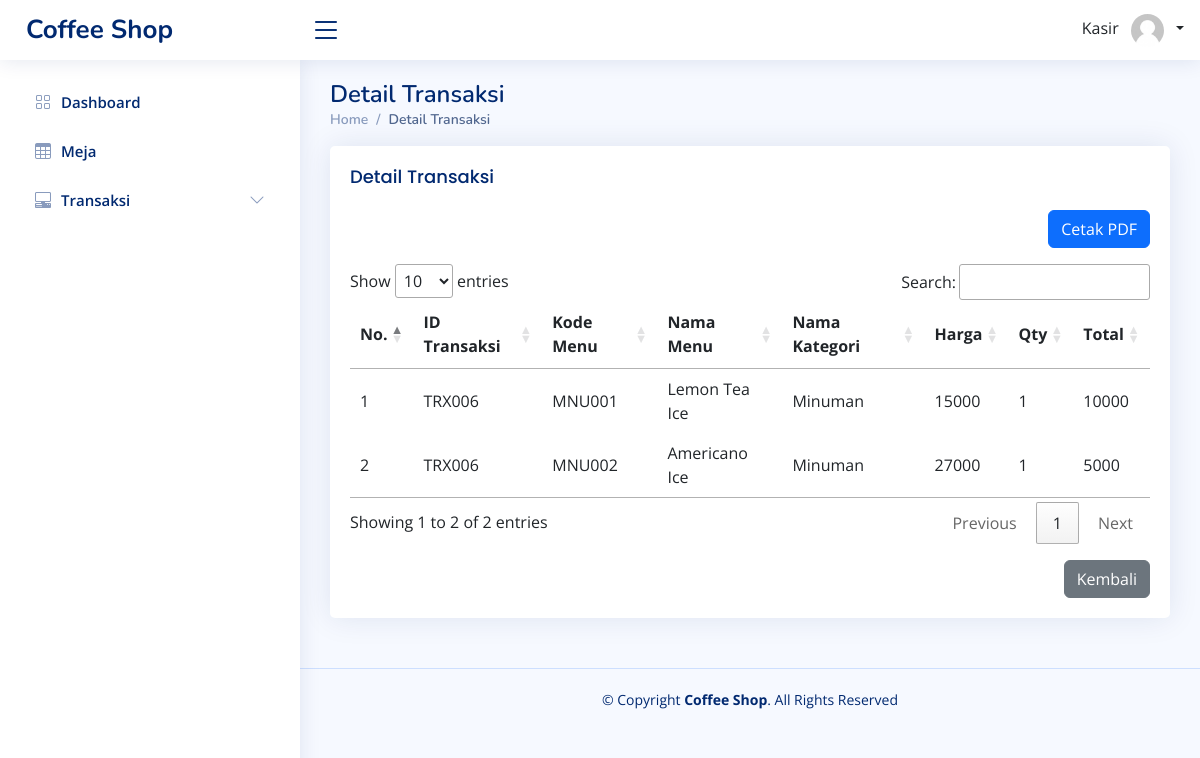
The page /index_kasir.php?page=laporan-transaksi/detail&id_transaksi=TRX006 (signed in) on the database its author committed.
### tables this page shows
CREATE TABLE `td_transaksi` (
  `id` int(11) NOT NULL,
  `id_transaksi` varchar(255) NOT NULL,
  `id_menu` int(11) NOT NULL,
  `jumlah` int(11) NOT NULL,
  `harga` int(11) NOT NULL,
  `subtotal` int(11) NOT NULL
);

CREATE TABLE `t_menu` (
  `id_menu` int(11) NOT NULL,
  `kode_menu` varchar(255) NOT NULL,
  `gambar` varchar(255) NOT NULL,
  `nama_menu` varchar(255) NOT NULL,
  `id_kategori` int(11) NOT NULL,
  `deskripsi` text NOT NULL,
  `stock` int(11) NOT NULL,
  `harga` int(11) NOT NULL
);

CREATE TABLE `tkategori` (
  `id` int(11) NOT NULL,
  `kode_kategori` varchar(255) NOT NULL,
  `nama_kategori` varchar(255) NOT NULL
);

### function/view-query.php (called while the page is built, shortened)
<?php
function getTransaksi($idTransaksi = null)
{
    $conn = connection();
    if ($idTransaksi) {
        $query = "SELECT td_transaksi.*, tuser.nama_user, t_menu.kode_menu, t_menu.nama_menu, t_menu.harga, tkategori.nama_kategori, th_transaksi.total_bayar AS total_transaksi, th_transaksi.jumlah_bayar FROM td_transaksi JOIN th_transaksi ON td_transaksi.id_transaksi = th_transaksi.id_transaksi JOIN t_menu ON td_transaksi.id_menu = t_menu.id_menu JOIN tkategori ON t_menu.id_kategori = tkategori.id JOIN tuser ON th_transaksi.id_user = tuser.id_user WHERE td_transaksi.id_transaksi = '$idTransaksi' ORDER BY td_transaksi.id_menu ASC";
    }
    $result = mysqli_query($conn, $query);
    return $result;
}

### pages-kasir/laporan-transaksi/detail/index_kasir.php (the view, shortened to what this page needs)
<?php
include('function/view-query.php');
$id_transaksi = $_GET['id_transaksi'];
$data = getTransaksi($id_transaksi);
?>
<main id="main" class="main">
  <div class="pagetitle">
    <h1>Detail Transaksi</h1>
    <nav>
      <ol class="breadcrumb">
        <li class="breadcrumb-item"><a href="index.html">Home</a></li>
        <li class="breadcrumb-item active">Detail Transaksi</li>
      </ol>
    </nav>
  </div>
  <section class="section">
    <div class="row">
      <div class="col-lg-12">
        <div class="card">
          <div class="card-body">
            <h5 class="card-title">Detail Transaksi</h5>
            <div class="text-end mb-3">
              <a href="logic/detail-laporan/pdf.php?id_transaksi=<?= $id_transaksi ?>" target="_blank">
                <button type="button" class="btn btn-primary">
                  Cetak PDF
                </button>
              </a>
            </div>
            <table id="table-detail">
              <thead>
                <tr>
                  <th>No.</th>
                  <th>ID Transaksi</th>
                  <th>Kode Menu</th>
                  <th>Nama Menu</th>
                  <th>Nama Kategori</th>
                  <th>Harga</th>
                  <th>Qty</th>
                  <th>Total</th>
                </tr>
              </thead>
              <tbody>
                <?php
                foreach ($data as $key => $value) { ?>
                  <tr>
                    <td><?= $key + 1 ?></td>
                    <td><?= $value['id_transaksi'] ?></td>
                    <td><?= $value['kode_menu'] ?></td>
                    <td><?= $value['nama_menu'] ?></td>
                    <td><?= $value['nama_kategori'] ?></td>
                    <td><?= $value['harga'] ?></td>
                    <td><?= $value['jumlah'] ?></td>
                    <td><?= $value['subtotal'] ?></td>
                  </tr>
                <?php }
                ?>
              </tbody>
            </table>
            <div class="text-end mt-3">
              <a href="index_kasir.php?page=laporan-transaksi">
                <button type="button" class="btn btn-secondary">
                  Kembali
                </button>
              </a>
            </div>
          </div>
        </div>
      </div>
    </div>
  </section>
</main>

### assets/css/style.css (style rules this page uses)
:root { scroll-behavior: smooth; }
body { font-family: "Open Sans", sans-serif; background: #f6f9ff; color: #444444; }
a { color: #4154f1; text-decoration: none; }
h1, h2, h3, h4, h5, h6 { font-family: "Nunito", sans-serif; }
#main { margin-top: 60px; padding: 20px 30px; transition: all 0.3s; }
.pagetitle { margin-bottom: 10px; }
.pagetitle h1 { font-size: 24px; margin-bottom: 0; font-weight: 600; color: #012970; }
.card { margin-bottom: 30px; border: none; border-radius: 5px; box-shadow: 0px 0 30px rgba(1, 41, 112, 0.1); }
.card-title { padding: 20px 0 15px 0; font-size: 18px; font-weight: 500; color: #012970; font-family: "Poppins", sans-serif; }
.card-body { padding: 0 20px 20px 20px; }
.breadcrumb { font-size: 14px; font-family: "Nunito", sans-serif; color: #899bbd; font-weight: 600; }
.breadcrumb a { color: #899bbd; transition: 0.3s; }
.breadcrumb .breadcrumb-item::before { color: #899bbd; }
.breadcrumb .active { color: #51678f; font-weight: 600; }
@media (min-width: 1200px) { #main, #footer { margin-left: 300px; } }

### rows shown on the page
td_transaksi: id_transaksi "TRX006", id_menu.kode_menu "MNU001", id_menu.nama_menu "Lemon Tea Ice", tkategori.nama_kategori "Minuman", id_menu.harga "15000", jumlah "1", subtotal "10000"
td_transaksi: id_transaksi "TRX006", id_menu.kode_menu "MNU002", id_menu.nama_menu "Americano Ice", tkategori.nama_kategori "Minuman", id_menu.harga "27000", jumlah "1", subtotal "5000"

### other values the page prints
$_SESSION['nama_user'] "Kasir"
